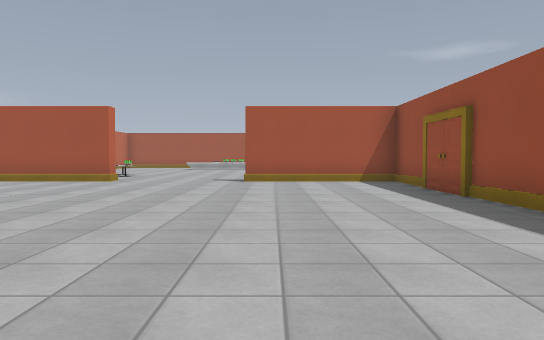
View 1 (above)

19 first-person views from a walk through a 3-D level made in the Godot game engine. The camera is 1.2 m above the floor, tilts 2° down and sees 70° across. The floor is counted in squares, 1.8 m on a side. Each view is taken from the middle of a square. On the plan, view 1 faces up. The plan holds only what a view shows up to about 11 squares ahead; the rest is blank. Flat picture figures and markers are left out. Characters and animated objects are not drawn. Surface patterns are stand-ins for the level's own textures.

View 2
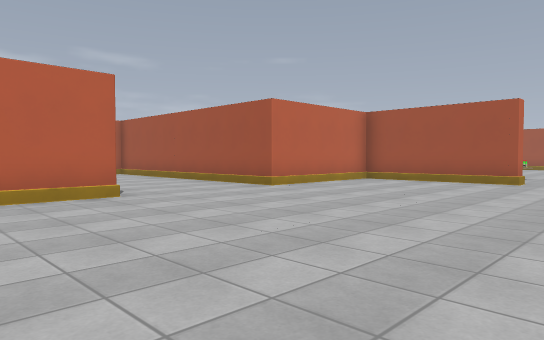

View 3
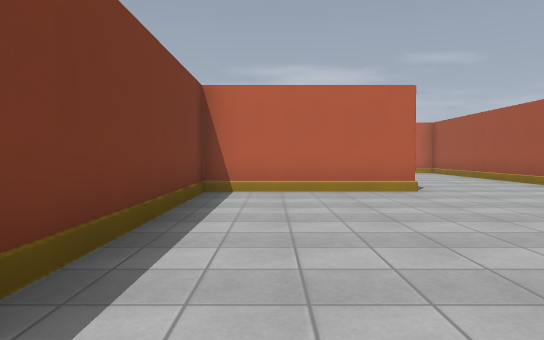

View 4
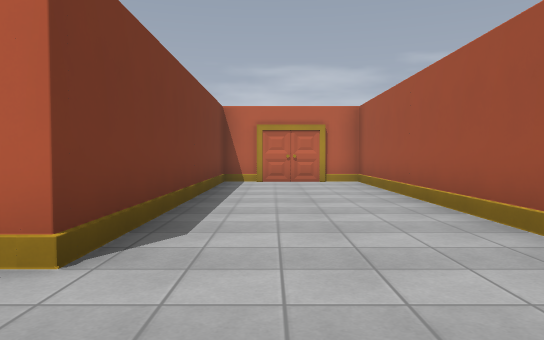

View 5
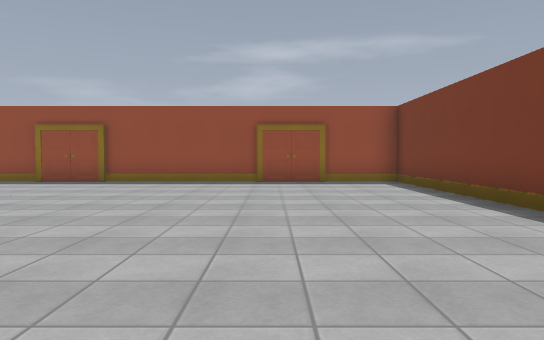

View 6
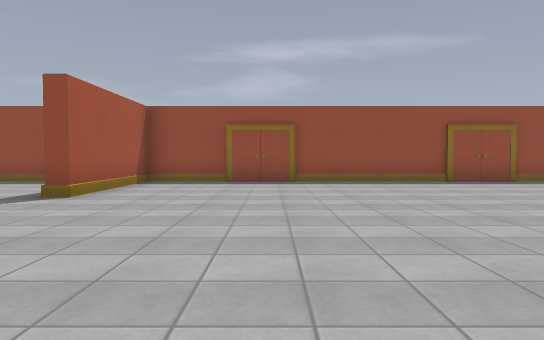

View 7
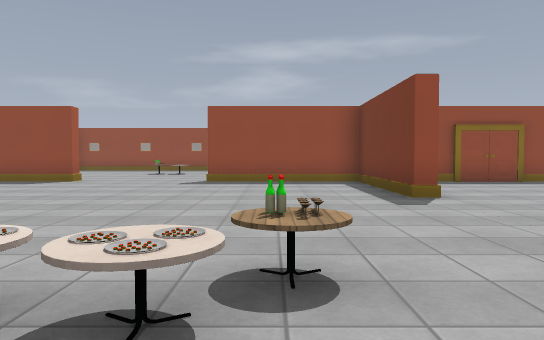

View 8
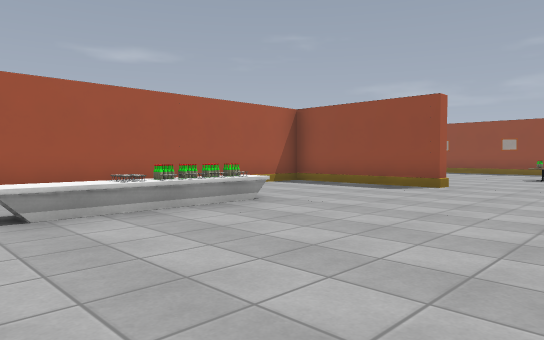

View 9
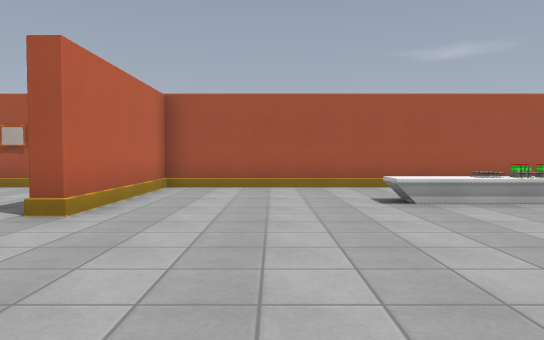

View 10
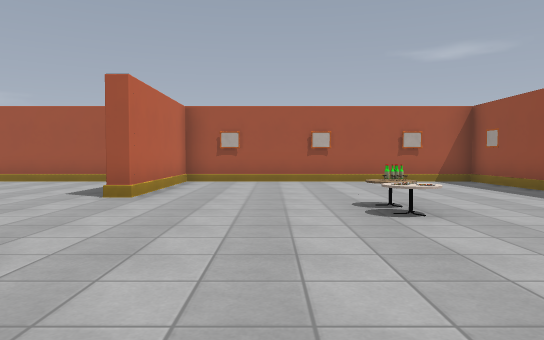

View 11
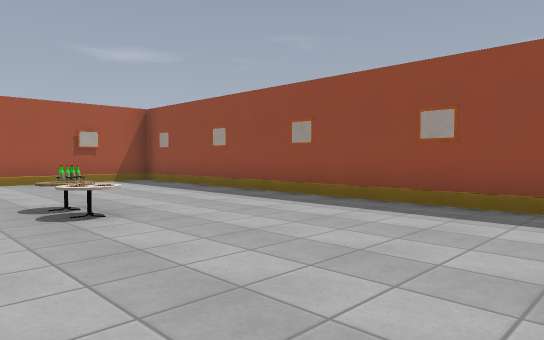

View 12
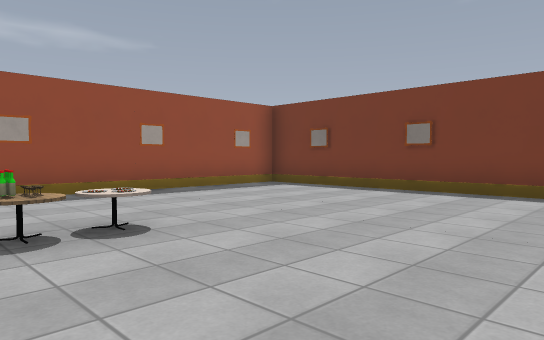

View 13
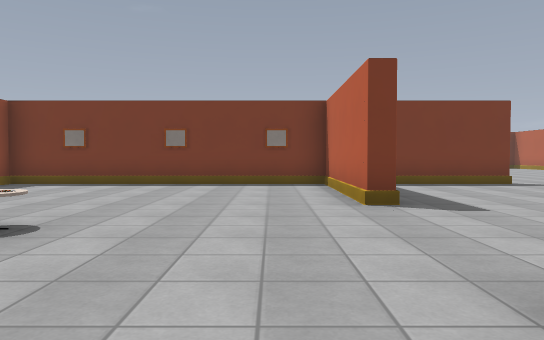

View 14
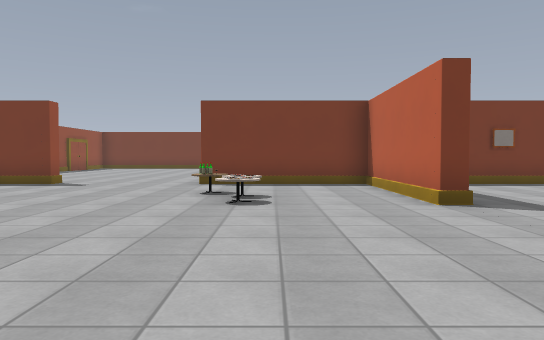

View 15
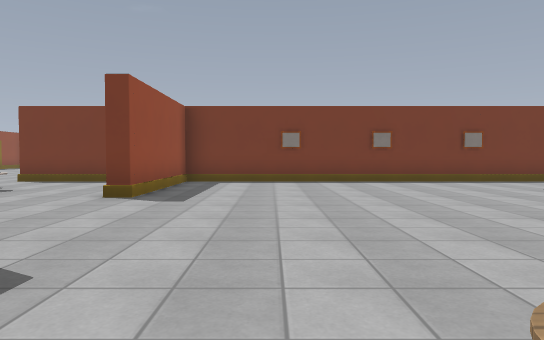

View 16
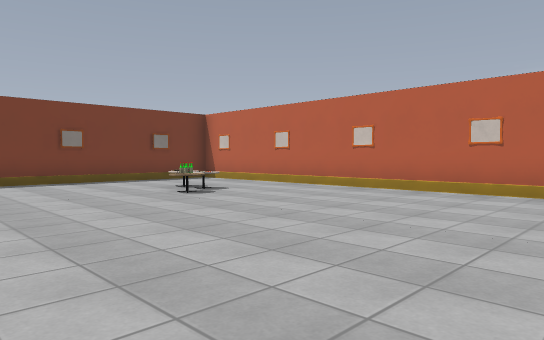

View 17
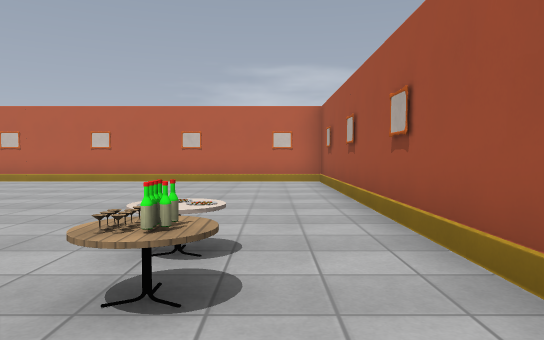

View 18
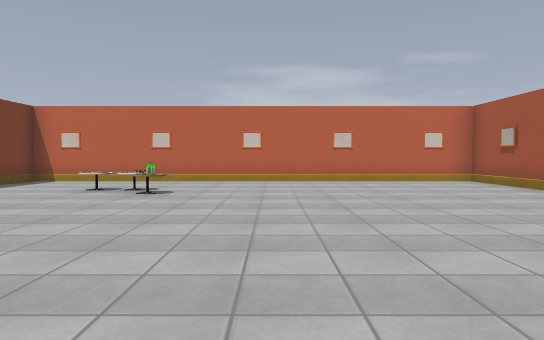

View 19
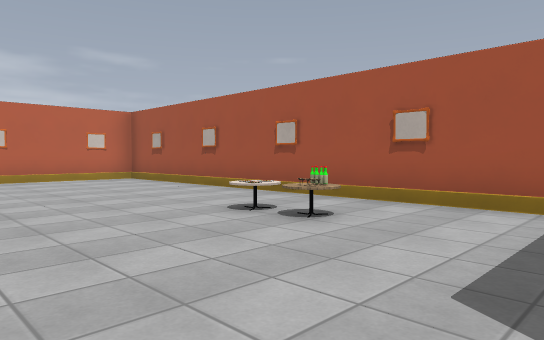

### Floor plan
Key: @ floor where view 1 was taken; # wall or solid block; . floor; / step, stairs or slope; D closed door; ^ raised ledge; T table; B bottle; O other object.
Columns run from 21 left of view 1 to 12 right of it. Each row starts with its distance up from view 1.
 23 ############ #####################
 22 #........... #///////////#.......#
 21 #........... #....   .../#.......#
 20 #.......OT...#...^^B^.../#.......#
 19 #............#........../#.......#
 18 #............................T...#
 17 #............................O...#
 16 #................................#
 15 #...T............................#
 14 #..O.........#..O........#.......#
 13 #............#..T........#.......#
 12 #............#...........#.......#
 11 #............####....#####.......#
 10 ##############///........#########
  9             #/...........#
  8             #/..........D#
  7     #########/..........D#
  6     #////////............#
  5     #D...................#
  4     #D...................#
  3     #////////............#
  2     #########/..........D#
  1             #/..........D#
  0             #/.......@../#
 -1             #////////////#
 -2             ##############

Where each view was taken, in squares from view 1:
view 1: 0 up, 0 right, facing up
view 2: 0 up, 2 left, facing up-left
view 3: 0 up, 1 left, facing left
view 4: 4 up, 6 left, facing left
view 5: 2 up, 7 left, facing right
view 6: 7 up, 7 left, facing right
view 7: 13 up, 7 left, facing right
view 8: 15 up, 5 left, facing up-right
view 9: 14 up, 6 left, facing up
view 10: 12 up, 6 right, facing up
view 11: 12 up, 6 right, facing up-right
view 12: 18 up, 4 right, facing down-right
view 13: 20 up, 5 right, facing down
view 14: 20 up, 6 left, facing down
view 15: 21 up, 11 left, facing down
view 16: 21 up, 13 left, facing down-left
view 17: 21 up, 10 left, facing left
view 18: 17 up, 10 left, facing left
view 19: 17 up, 9 left, facing up-left
